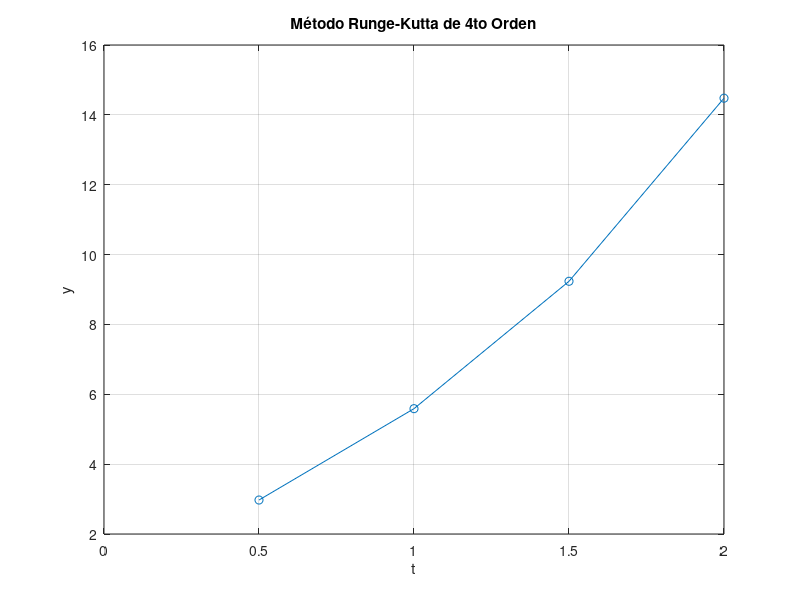

MATLAB code for this plot:
%método Runge kutta

f_tiyi = @(t,y) 4*exp(0.8*t) -0.5*y;

h = 0.5;
ti = 0;
yi = 1;

for i = 1:4
    t = ti;
    y = yi;
    k1 = f_tiyi(t,y);
    
    t = ti + h/2;
    y = yi + (h*k1)/2;
    k2 = f_tiyi(t,y);
    
    t = ti + h/2;
    y = yi + (h*k2)/2;
    k3 = f_tiyi(t,y);
    
    t = ti + h;
    y = yi + (h*k3);
    k4 = f_tiyi(t,y);
    
    phi = (1/6)*(k1 + 2*k2 + 2*k3 + k4);
    yi = yi + phi*h;
    ti = ti + h;

    yii(i) = yi;
    tii(i) = ti;
    %it = it + 1;
    
end    



plot(tii, yii);
hold on;
scatter(tii, yii);
grid on;
title('Método Runge-Kutta de 4to Orden');
xlabel('t');
ylabel('y');
hold off